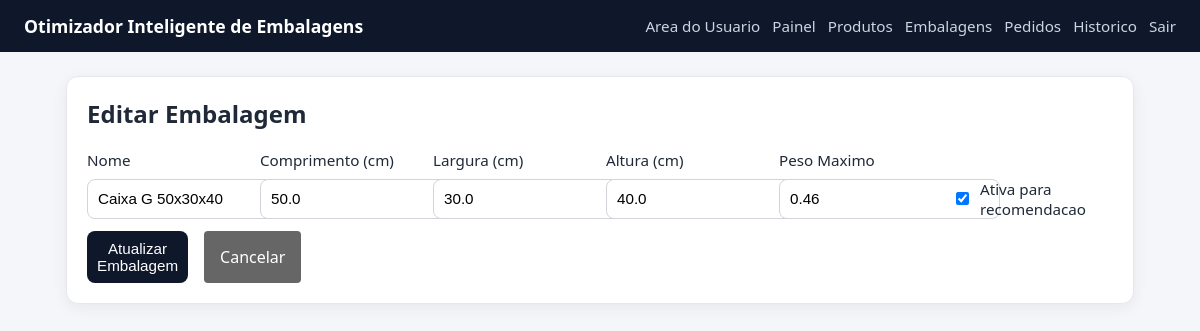
The page /box/8/edit (signed in) on the database as committed earlier.
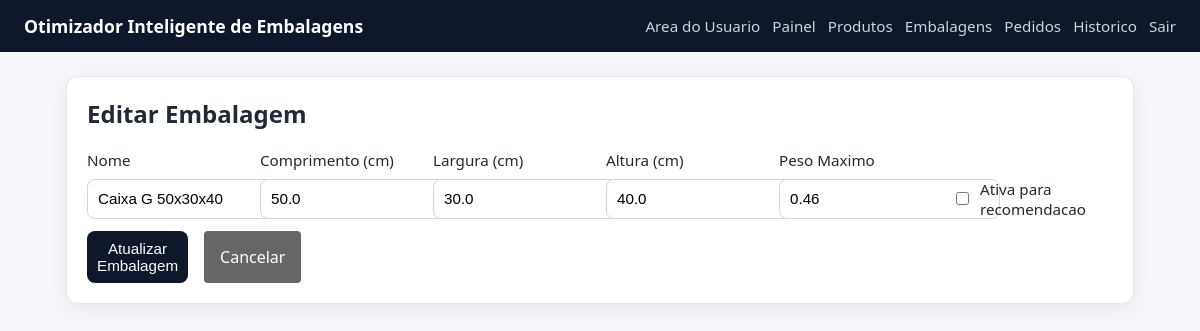
The same page on the database as committed later.
### tables this page shows
CREATE TABLE boxes (
                id INTEGER PRIMARY KEY AUTOINCREMENT,
                name TEXT NOT NULL UNIQUE,
                length_cm REAL NOT NULL,
                width_cm REAL NOT NULL,
                height_cm REAL NOT NULL,
                max_weight REAL NOT NULL
            , is_active INTEGER NOT NULL DEFAULT 1, max_capacity_weight REAL);

### app_volum.py (the view, shortened to what this page needs)
@app.route("/box/<int:box_id>/edit", methods=["GET", "POST"])
@admin_required
def box_edit(box_id):
    box = get_box_by_id(DB_PATH, box_id)
    if not box:
        flash("Embalagem nao encontrada.", "error")
        return redirect(url_for("boxes"))
    return render_template("box_edit.html", box=box)

### app_volum.py (called while the page is built)
def admin_required(view_func):
    @wraps(view_func)
    def _wrapped(*args, **kwargs):
        if not session.get("is_admin"):
            next_url = request.path
            return redirect(url_for("admin_login", next=next_url))
        return view_func(*args, **kwargs)
    return _wrapped

### database.py (called while the page is built)
def get_connection(db_path):
    conn = sqlite3.connect(db_path)
    conn.row_factory = sqlite3.Row
    return conn

def get_box_by_id(db_path, box_id):
    with closing(get_connection(db_path)) as conn:
        row = conn.execute("SELECT * FROM boxes WHERE id = ?", (box_id,)).fetchone()
    return row

### templates/box_edit.html
{% extends 'base.html' %}
{% block content %}
<section class="card">
    <h2>Editar Embalagem</h2>
    <form method="post" class="form-grid cols-3">
        <label>Nome
            <input type="text" name="name" value="{{ box['name'] }}" required>
        </label>
        <label>Comprimento (cm)
            <input type="number" step="0.01" min="0" name="length_cm" value="{{ box['length_cm'] }}" required>
        </label>
        <label>Largura (cm)
            <input type="number" step="0.01" min="0" name="width_cm" value="{{ box['width_cm'] }}" required>
        </label>
        <label>Altura (cm)
            <input type="number" step="0.01" min="0" name="height_cm" value="{{ box['height_cm'] }}" required>
        </label>
        <label>Peso Maximo
            <input type="number" step="0.01" min="0" name="max_weight" value="{{ box['max_weight'] }}" required>
        </label>
        <label style="display: flex; align-items: center; gap: 0.5rem; margin-top: 1.8rem;">
            <input type="checkbox" name="is_active" value="1" {% if box['is_active'] %}checked{% endif %}>
            Ativa para recomendacao
        </label>
        <div style="display: flex; gap: 1rem;">
            <button type="submit">Atualizar Embalagem</button>
            <a href="{{ url_for('boxes') }}" style="padding: 0.5rem 1rem; background: #666; color: white; text-decoration: none; border-radius: 4px; display: flex; align-items: center;">Cancelar</a>
        </div>
    </form>
</section>
{% endblock %}

Rows that differ between the two databases and show on the page:
changed boxes "Caixa G 50x30x40": is_active "☑" → "☐"
